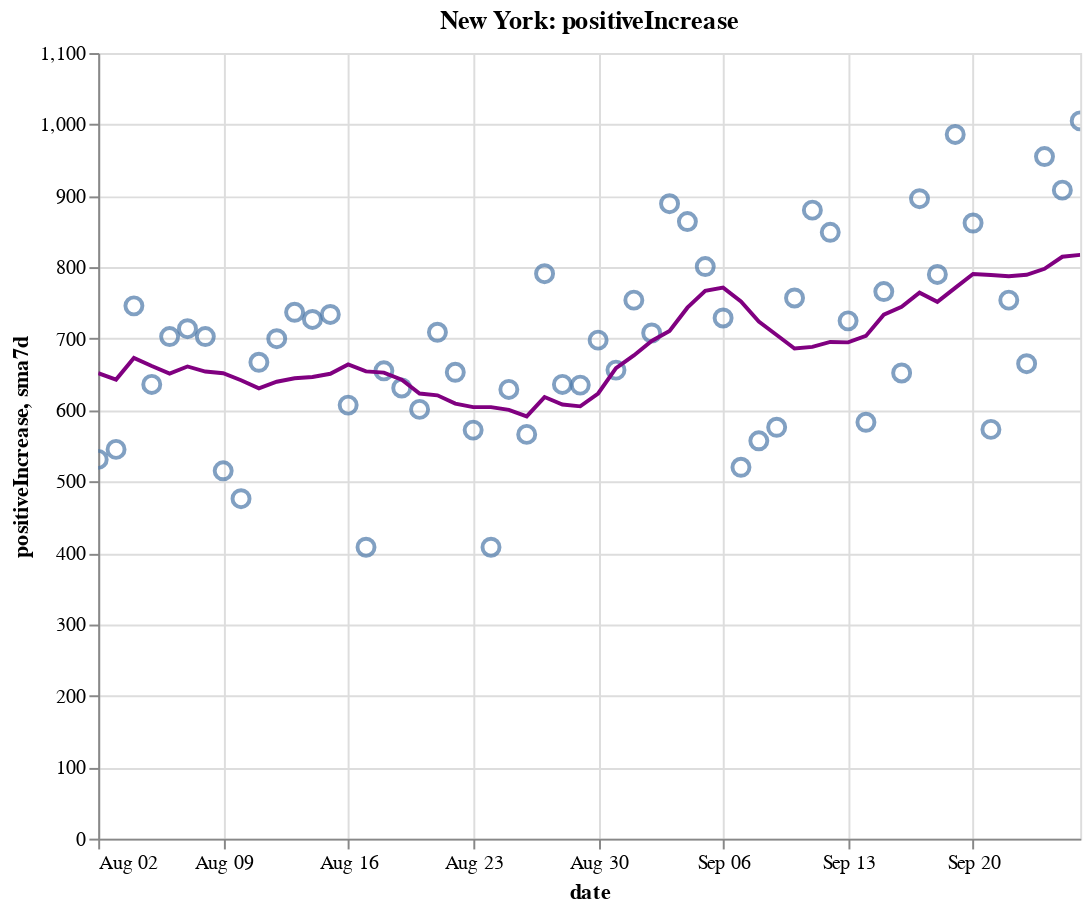

This figure's notebook cell:
### Code cell
create_plot(ny, 'positiveIncrease')

### Figure 1 — Vega-Lite specification as saved in the notebook (floating-point values rounded to 4 significant figures)
{"config": {"view": {"continuousWidth": 400, "continuousHeight": 300}}, "layer": [{"layer": [{"mark": {"type": "point", "size": 75}, "encoding": {"tooltip": [{"type": "temporal", "field": "date"}, {"type": "quantitative", "field": "positiveIncrease"}, {"type": "quantitative", "field": "sma7d"}], "x": {"type": "temporal", "field": "date"}, "y": {"type": "quantitative", "field": "positiveIncrease"}}, "selection": {"selector008": {"type": "interval", "bind": "scales", "encodings": ["x", "y"]}}}, {"mark": {"type": "line", "color": "purple"}, "encoding": {"x": {"type": "temporal", "field": "date"}, "y": {"type": "quantitative", "field": "sma7d"}}}]}, {"mark": {"type": "rule", "color": "#aaa"}, "encoding": {"x": {"type": "temporal", "field": "date"}}, "transform": [{"filter": {"selection": "selector007"}}]}, {"mark": "circle", "encoding": {"opacity": {"condition": {"value": 1, "selection": "selector007"}, "value": 0}, "tooltip": [{"type": "temporal", "field": "date"}, {"type": "quantitative", "field": "positiveIncrease"}, {"type": "quantitative", "field": "sma7d"}], "x": {"type": "temporal", "field": "date"}, "y": {"type": "quantitative", "field": "positiveIncrease"}}, "selection": {"selector007": {"type": "single", "encodings": ["x"], "on": "mouseover", "nearest": true, "empty": "none"}}}, {"mark": {"type": "text", "align": "left", "dx": 5, "dy": -5, "stroke": "white", "strokeWidth": 2}, "encoding": {"text": {"type": "quantitative", "field": "positiveIncrease"}, "tooltip": [{"type": "temporal", "field": "date"}, {"type": "quantitative", "field": "positiveIncrease"}, {"type": "quantitative", "field": "sma7d"}], "x": {"type": "temporal", "field": "date"}, "y": {"type": "quantitative", "field": "positiveIncrease"}}, "transform": [{"filter": {"selection": "selector007"}}]}, {"mark": {"type": "text", "align": "left", "dx": 5, "dy": -5}, "encoding": {"text": {"type": "quantitative", "field": "positiveIncrease"}, "tooltip": [{"type": "temporal", "field": "date"}, {"type": "quantitative", "field": "positiveIncrease"}, {"type": "quantitative", "field": "sma7d"}], "x": {"type": "temporal", "field": "date"}, "y": {"type": "quantitative", "field": "positiveIncrease"}}, "transform": [{"filter": {"selection": "selector007"}}]}], "data": {"name": "data-fb7c5343783a6851505da07034697b5a"}, "height": 400, "title": "New York: positiveIncrease", "width": 500, "$schema": "https://vega.github.io/schema/vega-lite/v4.8.1.json", "datasets": {"data-fb7c5343783a6851505da07034697b5a": [{"date": "2020-08-02T00:00:00", "totalTestResultsIncrease": 58960.0, "positiveIncrease": 531.0, "death": 25170.0, "deathIncrease": 6.0, "positiveRate": 0.009, "state": "New York", "sma7d": 651.7}, {"date": "2020-08-03T00:00:00", "totalTestResultsIncrease": 51840.0, "positiveIncrease": 545.0, "death": 25170.0, "deathIncrease": 2.0, "positiveRate": 0.011, "state": "New York", "sma7d": 642.7}, {"date": "2020-08-04T00:00:00", "totalTestResultsIncrease": 70990.0, "positiveIncrease": 746.0, "death": 25180.0, "deathIncrease": 3.0, "positiveRate": 0.011, "state": "New York", "sma7d": 673.0}, {"date": "2020-08-05T00:00:00", "totalTestResultsIncrease": 72670.0, "positiveIncrease": 636.0, "death": 25180.0, "deathIncrease": 4.0, "positiveRate": 0.009, "state": "New York", "sma7d": 661.7}, {"date": "2020-08-06T00:00:00", "totalTestResultsIncrease": 72370.0, "positiveIncrease": 703.0, "death": 25180.0, "deathIncrease": 6.0, "positiveRate": 0.01, "state": "New York", "sma7d": 651.1}, {"date": "2020-08-07T00:00:00", "totalTestResultsIncrease": 70170.0, "positiveIncrease": 714.0, "death": 25190.0, "deathIncrease": 5.0, "positiveRate": 0.01, "state": "New York", "sma7d": 661.1}, {"date": "2020-08-08T00:00:00", "totalTestResultsIncrease": 74860.0, "positiveIncrease": 703.0, "death": 25200.0, "deathIncrease": 5.0, "positiveRate": 0.009, "state": "New York", "sma7d": 654.0}, {"date": "2020-08-09T00:00:00", "totalTestResultsIncrease": 65810.0, "positiveIncrease": 515.0, "death": 25200.0, "deathIncrease": 7.0, "positiveRate": 0.008, "state": "New York", "sma7d": 651.7}, {"date": "2020-08-10T00:00:00", "totalTestResultsIncrease": 54000.0, "positiveIncrease": 476.0, "death": 25200.0, "deathIncrease": 2.0, "positiveRate": 0.009, "state": "New York", "sma7d": 641.9}, {"date": "2020-08-11T00:00:00", "totalTestResultsIncrease": 77060.0, "positiveIncrease": 667.0, "death": 25210.0, "deathIncrease": 7.0, "positiveRate": 0.009, "state": "New York", "sma7d": 630.6}, {"date": "2020-08-12T00:00:00", "totalTestResultsIncrease": 87780.0, "positiveIncrease": 700.0, "death": 25220.0, "deathIncrease": 7.0, "positiveRate": 0.008, "state": "New York", "sma7d": 639.7}, {"date": "2020-08-13T00:00:00", "totalTestResultsIncrease": 87900.0, "positiveIncrease": 737.0, "death": 25230.0, "deathIncrease": 10.0, "positiveRate": 0.008, "state": "New York", "sma7d": 644.6}, {"date": "2020-08-14T00:00:00", "totalTestResultsIncrease": 85460.0, "positiveIncrease": 727.0, "death": 25230.0, "deathIncrease": 4.0, "positiveRate": 0.009, "state": "New York", "sma7d": 646.4}, {"date": "2020-08-15T00:00:00", "totalTestResultsIncrease": 88670.0, "positiveIncrease": 734.0, "death": 25240.0, "deathIncrease": 12.0, "positiveRate": 0.008, "state": "New York", "sma7d": 650.9}, {"date": "2020-08-16T00:00:00", "totalTestResultsIncrease": 77690.0, "positiveIncrease": 607.0, "death": 25250.0, "deathIncrease": 6.0, "positiveRate": 0.008, "state": "New York", "sma7d": 664.0}, {"date": "2020-08-17T00:00:00", "totalTestResultsIncrease": 56890.0, "positiveIncrease": 408.0, "death": 25260.0, "deathIncrease": 6.0, "positiveRate": 0.007, "state": "New York", "sma7d": 654.3}, {"date": "2020-08-18T00:00:00", "totalTestResultsIncrease": 66890.0, "positiveIncrease": 655.0, "death": 25260.0, "deathIncrease": 8.0, "positiveRate": 0.01, "state": "New York", "sma7d": 652.6}, {"date": "2020-08-19T00:00:00", "totalTestResultsIncrease": 80420.0, "positiveIncrease": 631.0, "death": 25270.0, "deathIncrease": 6.0, "positiveRate": 0.008, "state": "New York", "sma7d": 642.7}, {"date": "2020-08-20T00:00:00", "totalTestResultsIncrease": 80980.0, "positiveIncrease": 601.0, "death": 25280.0, "deathIncrease": 5.0, "positiveRate": 0.007, "state": "New York", "sma7d": 623.3}, {"date": "2020-08-21T00:00:00", "totalTestResultsIncrease": 98880.0, "positiveIncrease": 709.0, "death": 25280.0, "deathIncrease": 3.0, "positiveRate": 0.007, "state": "New York", "sma7d": 620.7}, {"date": "2020-08-22T00:00:00", "totalTestResultsIncrease": 94850.0, "positiveIncrease": 653.0, "death": 25280.0, "deathIncrease": 4.0, "positiveRate": 0.007, "state": "New York", "sma7d": 609.1}, {"date": "2020-08-23T00:00:00", "totalTestResultsIncrease": 74040.0, "positiveIncrease": 572.0, "death": 25290.0, "deathIncrease": 6.0, "positiveRate": 0.008, "state": "New York", "sma7d": 604.1}, {"date": "2020-08-24T00:00:00", "totalTestResultsIncrease": 62030.0, "positiveIncrease": 408.0, "death": 25300.0, "deathIncrease": 7.0, "positiveRate": 0.007, "state": "New York", "sma7d": 604.1}, {"date": "2020-08-25T00:00:00", "totalTestResultsIncrease": 67260.0, "positiveIncrease": 629.0, "death": 25300.0, "deathIncrease": 2.0, "positiveRate": 0.009, "state": "New York", "sma7d": 600.4}, {"date": "2020-08-26T00:00:00", "totalTestResultsIncrease": 71190.0, "positiveIncrease": 566.0, "death": 25300.0, "deathIncrease": 8.0, "positiveRate": 0.008, "state": "New York", "sma7d": 591.1}, {"date": "2020-08-27T00:00:00", "totalTestResultsIncrease": 83440.0, "positiveIncrease": 791.0, "death": 25310.0, "deathIncrease": 4.0, "positiveRate": 0.009, "state": "New York", "sma7d": 618.3}, {"date": "2020-08-28T00:00:00", "totalTestResultsIncrease": 97830.0, "positiveIncrease": 636.0, "death": 25310.0, "deathIncrease": 3.0, "positiveRate": 0.007, "state": "New York", "sma7d": 607.9}, {"date": "2020-08-29T00:00:00", "totalTestResultsIncrease": 93870.0, "positiveIncrease": 635.0, "death": 25320.0, "deathIncrease": 7.0, "positiveRate": 0.007, "state": "New York", "sma7d": 605.3}, {"date": "2020-08-30T00:00:00", "totalTestResultsIncrease": 100000.0, "positiveIncrease": 698.0, "death": 25330.0, "deathIncrease": 8.0, "positiveRate": 0.007, "state": "New York", "sma7d": 623.3}, {"date": "2020-08-31T00:00:00", "totalTestResultsIncrease": 66240.0, "positiveIncrease": 656.0, "death": 25330.0, "deathIncrease": 1.0, "positiveRate": 0.01, "state": "New York", "sma7d": 658.7}, {"date": "2020-09-01T00:00:00", "totalTestResultsIncrease": 77000.0, "positiveIncrease": 754.0, "death": 25330.0, "deathIncrease": 3.0, "positiveRate": 0.01, "state": "New York", "sma7d": 676.6}, {"date": "2020-09-02T00:00:00", "totalTestResultsIncrease": 88450.0, "positiveIncrease": 708.0, "death": 25340.0, "deathIncrease": 5.0, "positiveRate": 0.008, "state": "New York", "sma7d": 696.9}, {"date": "2020-09-03T00:00:00", "totalTestResultsIncrease": 88980.0, "positiveIncrease": 889.0, "death": 25340.0, "deathIncrease": 7.0, "positiveRate": 0.01, "state": "New York", "sma7d": 710.9}, {"date": "2020-09-04T00:00:00", "totalTestResultsIncrease": 93400.0, "positiveIncrease": 864.0, "death": 25350.0, "deathIncrease": 5.0, "positiveRate": 0.009, "state": "New York", "sma7d": 743.4}, {"date": "2020-09-05T00:00:00", "totalTestResultsIncrease": 99760.0, "positiveIncrease": 801.0, "death": 25350.0, "deathIncrease": 2.0, "positiveRate": 0.008, "state": "New York", "sma7d": 767.1}, {"date": "2020-09-06T00:00:00", "totalTestResultsIncrease": 85630.0, "positiveIncrease": 729.0, "death": 25360.0, "deathIncrease": 9.0, "positiveRate": 0.009, "state": "New York", "sma7d": 771.6}, {"date": "2020-09-07T00:00:00", "totalTestResultsIncrease": 58860.0, "positiveIncrease": 520.0, "death": 25360.0, "deathIncrease": 2.0, "positiveRate": 0.009, "state": "New York", "sma7d": 752.1}, {"date": "2020-09-08T00:00:00", "totalTestResultsIncrease": 57830.0, "positiveIncrease": 557.0, "death": 25370.0, "deathIncrease": 6.0, "positiveRate": 0.01, "state": "New York", "sma7d": 724.0}, {"date": "2020-09-09T00:00:00", "totalTestResultsIncrease": 63230.0, "positiveIncrease": 576.0, "death": 25370.0, "deathIncrease": 3.0, "positiveRate": 0.009, "state": "New York", "sma7d": 705.1}, {"date": "2020-09-10T00:00:00", "totalTestResultsIncrease": 76810.0, "positiveIncrease": 757.0, "death": 25380.0, "deathIncrease": 7.0, "positiveRate": 0.01, "state": "New York", "sma7d": 686.3}, {"date": "2020-09-11T00:00:00", "totalTestResultsIncrease": 89720.0, "positiveIncrease": 880.0, "death": 25380.0, "deathIncrease": 5.0, "positiveRate": 0.01, "state": "New York", "sma7d": 688.6}, {"date": "2020-09-12T00:00:00", "totalTestResultsIncrease": 102900.0, "positiveIncrease": 849.0, "death": 25380.0, "deathIncrease": 2.0, "positiveRate": 0.008, "state": "New York", "sma7d": 695.4}, {"date": "2020-09-13T00:00:00", "totalTestResultsIncrease": 72670.0, "positiveIncrease": 725.0, "death": 25390.0, "deathIncrease": 6.0, "positiveRate": 0.01, "state": "New York", "sma7d": 694.9}, {"date": "2020-09-14T00:00:00", "totalTestResultsIncrease": 63360.0, "positiveIncrease": 583.0, "death": 25390.0, "deathIncrease": 4.0, "positiveRate": 0.009, "state": "New York", "sma7d": 703.9}, {"date": "2020-09-15T00:00:00", "totalTestResultsIncrease": 73680.0, "positiveIncrease": 766.0, "death": 25400.0, "deathIncrease": 11.0, "positiveRate": 0.01, "state": "New York", "sma7d": 733.7}, {"date": "2020-09-16T00:00:00", "totalTestResultsIncrease": 75090.0, "positiveIncrease": 652.0, "death": 25410.0, "deathIncrease": 5.0, "positiveRate": 0.009, "state": "New York", "sma7d": 744.6}, {"date": "2020-09-17T00:00:00", "totalTestResultsIncrease": 91500.0, "positiveIncrease": 896.0, "death": 25410.0, "deathIncrease": 3.0, "positiveRate": 0.01, "state": "New York", "sma7d": 764.4}, {"date": "2020-09-18T00:00:00", "totalTestResultsIncrease": 89730.0, "positiveIncrease": 790.0, "death": 25420.0, "deathIncrease": 10.0, "positiveRate": 0.009, "state": "New York", "sma7d": 751.6}, {"date": "2020-09-19T00:00:00", "totalTestResultsIncrease": 110400.0, "positiveIncrease": 986.0, "death": 25420.0, "deathIncrease": 2.0, "positiveRate": 0.009, "state": "New York", "sma7d": 771.1}, {"date": "2020-09-20T00:00:00", "totalTestResultsIncrease": 100400.0, "positiveIncrease": 862.0, "death": 25430.0, "deathIncrease": 2.0, "positiveRate": 0.009, "state": "New York", "sma7d": 790.7}, {"date": "2020-09-21T00:00:00", "totalTestResultsIncrease": 58320.0, "positiveIncrease": 573.0, "death": 25430.0, "deathIncrease": 1.0, "positiveRate": 0.01, "state": "New York", "sma7d": 789.3}, {"date": "2020-09-22T00:00:00", "totalTestResultsIncrease": 84000.0, "positiveIncrease": 754.0, "death": 25430.0, "deathIncrease": 4.0, "positiveRate": 0.009, "state": "New York", "sma7d": 787.6}, {"date": "2020-09-23T00:00:00", "totalTestResultsIncrease": 70930.0, "positiveIncrease": 665.0, "death": 25440.0, "deathIncrease": 5.0, "positiveRate": 0.009, "state": "New York", "sma7d": 789.4}, {"date": "2020-09-24T00:00:00", "totalTestResultsIncrease": 92950.0, "positiveIncrease": 955.0, "death": 25440.0, "deathIncrease": 2.0, "positiveRate": 0.01, "state": "New York", "sma7d": 797.9}, {"date": "2020-09-25T00:00:00", "totalTestResultsIncrease": 94820.0, "positiveIncrease": 908.0, "death": 25450.0, "deathIncrease": 7.0, "positiveRate": 0.01, "state": "New York", "sma7d": 814.7}, {"date": "2020-09-26T00:00:00", "totalTestResultsIncrease": 99950.0, "positiveIncrease": 1005.0, "death": 25450.0, "deathIncrease": 4.0, "positiveRate": 0.01, "state": "New York", "sma7d": 817.4}]}}
